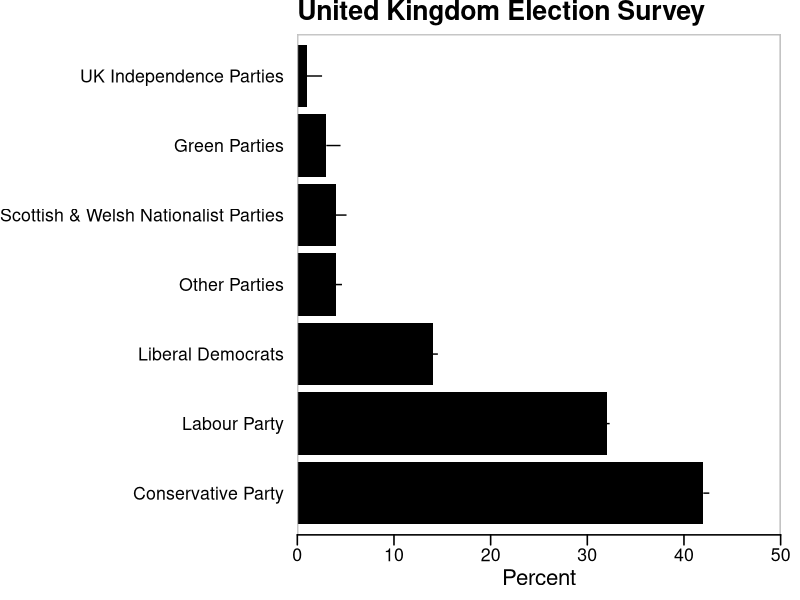
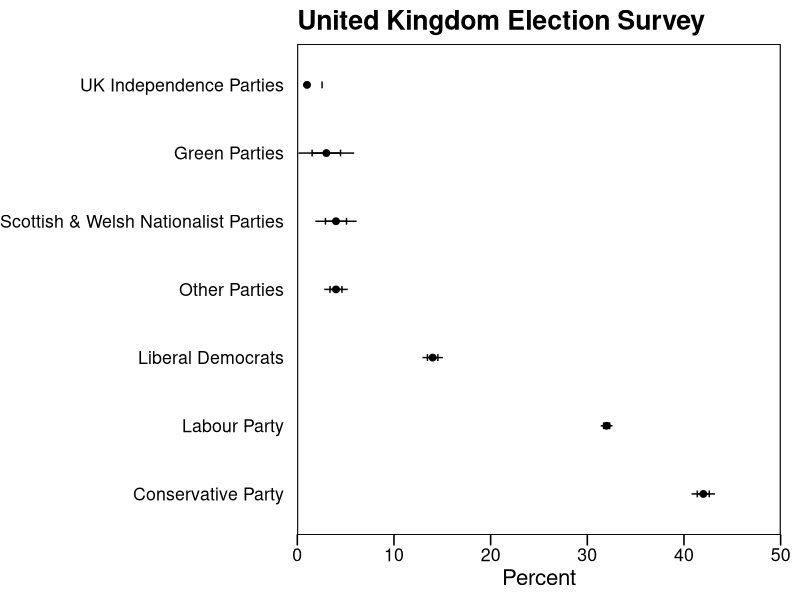
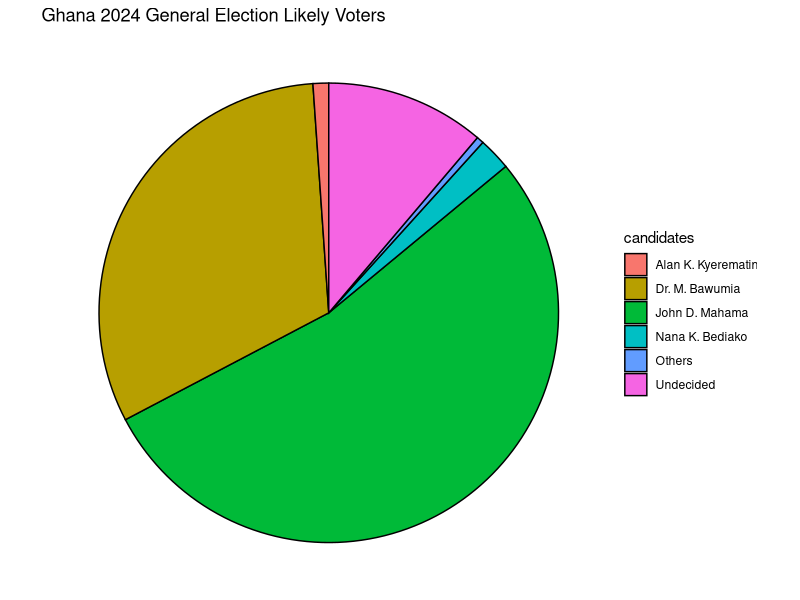
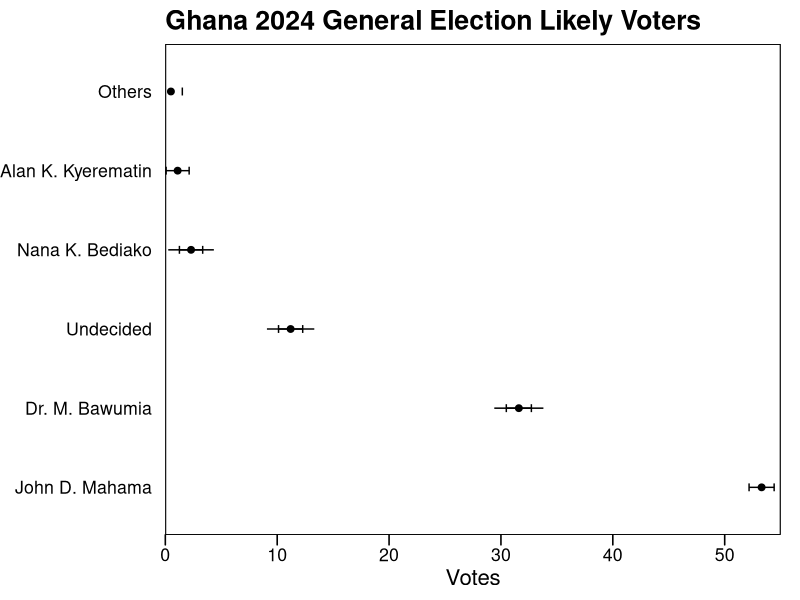

Source code (R) for these figures, in order:
## ---- chunk 1
knitr::opts_chunk$set(echo = TRUE)
## ---- chunk 2
library(ggplot2)
require(ggplot2)
library(ggthemes)
require(ggthemes)
library(dplyr)
## ---- chunk 3
political_parties <- c("Conservative Party",
                   "Labour Party",
                   "Liberal Democrats",
                   "Scottish & Welsh Nationalist Parties",
                   "Green Parties",
                   "UK Independence Parties",
                   "Other Parties")

percent <- c(42,32,14,4,3,1,4)

se<-c(1.56,1.47,1.09,0.62,0.54,0.31,0.62)


election_data <- data.frame(political_parties, percent)
Dat <- election_data %>% arrange(percent)
head(Dat)
## ---- chunk 4
Dat <- Dat %>% 
  mutate(political_parties = reorder(political_parties, -percent))


figure_6.a <- ggplot(Dat, aes(political_parties, percent)) +
  theme_base() +
  theme(plot.background = element_rect(fill = NULL, color = "white", linetype = "solid"),
        panel.border = element_rect(fill = NULL, color = "white", linetype = "solid"),
        axis.ticks.y = element_blank(),
        axis.line.x = element_line(),
        plot.margin = margin(0, 14, 7, 0, unit = "pt")) +
  scale_y_continuous(expand = c(0, 0), breaks = 10 * (0:5), limits = c(0, 50)) +
  geom_col(fill = "black") +
  ggtitle("United Kingdom Election Survey") +
  geom_errorbar(aes(ymin = percent, ymax = percent + se), width = 0) +
  coord_flip() +
  labs(x = NULL, y = "Percent")


print(figure_6.a)
## ---- chunk 5
Dat <- Dat %>% 
  mutate(political_parties = reorder(political_parties, -percent))

figure_6.b<-ggplot(Dat, aes(political_parties, percent)) +
  theme_base() + 
  theme(plot.background = element_rect(fill=NULL,color="white", linetype="solid"), 
        axis.ticks.y=element_blank(),
        plot.margin=margin(7,14,7,0,unit="pt")) +
  scale_y_continuous(expand=c(0,0), breaks=10*(0:5),limits=c(0,50)) +
  geom_point(fill="black",size=2) +
  geom_errorbar(aes(ymin=percent-se,ymax=percent+se),
                width=0.1) + 
  ggtitle("United Kingdom Election Survey") +
  geom_errorbar(aes(ymin=percent-1.96*se,ymax=percent+1.96*se),
                width=0) + 
  coord_flip() +
  labs(x=NULL,y="Percent")

print(figure_6.b)
## ---- chunk 6
candidates <- c("John D. Mahama", "Dr. M. Bawumia", "Alan K. Kyerematin", "Nana K. Bediako", "Others", "Undecided")
votes <- c(53.3, 31.6, 1.1, 2.3, 0.5, 11.2)

gh_2024_likely_votes <- data.frame(candidates, votes)
head(gh_2024_likely_votes)
## ---- chunk 7
figure_7.a <- ggplot(gh_2024_likely_votes, aes(x = "", y = votes,  fill = candidates)) +
          geom_bar(stat = "identity", width = 1, color = "black") + 
          ggtitle("Ghana 2024 General Election Likely Voters") +
          coord_polar("y", start = 0) +
          theme_void()

print(figure_7.a)
## ---- chunk 8
gh_2024_likely_votes <- gh_2024_likely_votes %>% 
  mutate(candidates = reorder(candidates, -votes))

se_2 <- c(1.12, 1.12, 1.03, 1.04, 1.02, 1.08) # this info is just assumed. 

figure_7.b<-ggplot(gh_2024_likely_votes, aes(candidates, votes)) +
  theme_base() + 
  theme(plot.background = element_rect(fill=NULL,color="white", linetype="solid"), 
        axis.ticks.y=element_blank(),
        plot.margin=margin(7,14,7,0,unit="pt")) +
  scale_y_continuous(expand=c(0,0), breaks=10*(0:5),limits=c(0,55)) +
  geom_point(fill="black",size=2) +
  geom_errorbar(aes(ymin=votes-se_2, ymax=votes+se_2), width=0.1) + 
  ggtitle("Ghana 2024 General Election Likely Voters") +
  geom_errorbar(aes(ymin=votes-1.96*se_2,ymax=votes+1.96*se_2),
                width=0) + 
  coord_flip() +
  labs(x=NULL,y="Votes")

print(figure_7.b)
